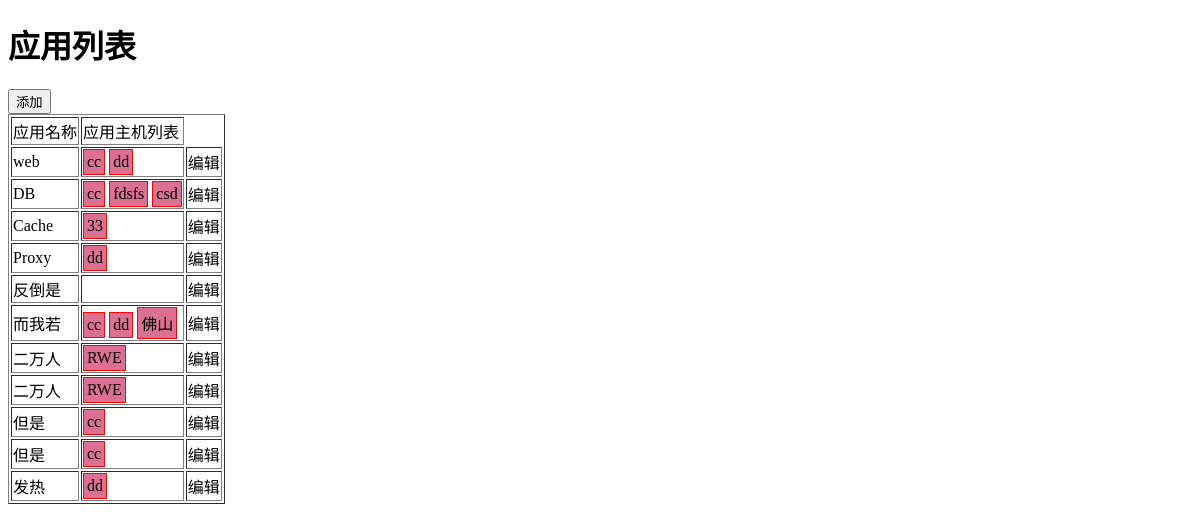
Page /app on the committed database.
### app01/models.py (models this page shows)
class Application(models.Model):
    name = models.CharField(max_length=32)
    r = models.ManyToManyField("Host")  #和下面的 HostToApp表发挥的作用一样

class Host(models.Model):
    nid = models.AutoField(primary_key=True)
    hostname = models.CharField(max_length=32,db_index=True)
    ip = models.GenericIPAddressField(protocol="ipv4",db_index=True)
    port = models.IntegerField()
    b = models.ForeignKey(to="Business",to_field='id',on_delete=models.CASCADE)

### app01/views.py (the view, shortened to what this page needs)
# urls.py: url(r'^app$',views.app),
def app(request):
    if request.method == "GET":
        app_list=models.Application.objects.all()
        host_list = models.Host.objects.all()
        return render(request,'app.html',{'app_list':app_list,'host_list':host_list})

### templates/app.html (shortened to what this page needs)
<!DOCTYPE html>
<html lang="en">
<head>
</head>
<body>
    <h1>应用列表</h1>
    <div>
        <input id="add_app" type="button" value="添加">
    </div>
    <table border="1">
        <thead>
            <tr>
                <td>应用名称</td>
                <td>应用主机列表</td>
            </tr>
        </thead>
        <tbody>
            {% for app in app_list %}
                <tr aid="{{ app.id }}">
                    <td>{{ app.name }}</td>
                    <td>
                        {% for host in app.r.all %}
                            <span class="host-tag" hid="{{host.nid }}" >{{ host.hostname }}</span>
                            {% endfor %}
                    </td>
                <td >
                    <a class="edit">编辑</a>
                </td>
                </tr>
            {% endfor %}
        </tbody>
    </table>
</body>
</html>

### templates/app.html (style rules this page uses)
.host-tag { display: inline-block; padding: 3px; border: 1px solid red; background-color: palevioletred; }

### rows in the picture
Application: name "web"
Host: hostname "cc"
Host: hostname "dd"
Application: name "DB"
Host: hostname "fdsfs"
Host: hostname "csd"
Application: name "Cache"
Host: hostname "33"
Application: name "Proxy"
Application: name "反倒是"
Application: name "而我若"
Host: hostname "佛山"
Application: name "二万人"
Host: hostname "RWE"
Application: name "二万人"
Application: name "但是"
Application: name "但是"
Application: name "发热"
